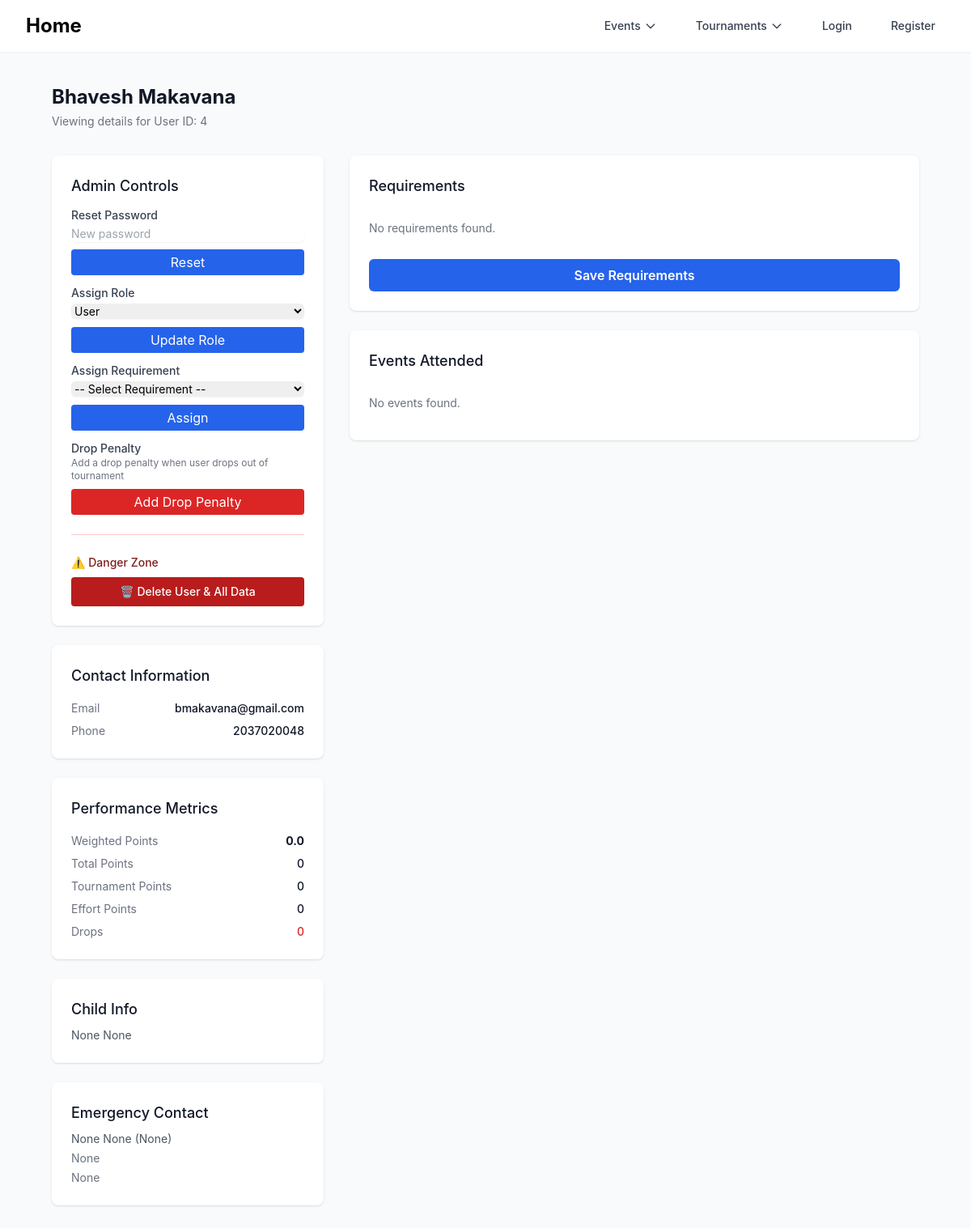
The app's page /admin/user/4 with its own data.
### mason_snd/models/auth.py (models this page shows)
class User(db.Model):
    id = db.Column(db.Integer, primary_key=True)
    first_name = db.Column(db.String(50), nullable=False)
    last_name = db.Column(db.String(50), nullable=False)
    email = db.Column(db.String(50), nullable=True)
    password = db.Column(db.String(500), nullable=True)
    phone_number = db.Column(db.String(50), nullable=True)
    is_parent = db.Column(db.Boolean, default=False)
    role = db.Column(db.Integer, default=0)
    judging_reqs = db.Column(db.String(5000), nullable=True)
    emergency_contact_first_name = db.Column(db.String(50), nullable=True)
    emergency_contact_last_name = db.Column(db.String(50), nullable=True)
    emergency_contact_number = db.Column(db.String(50), nullable=True)
    emergency_contact_relationship = db.Column(db.String(50), nullable=True)
    emergency_contact_email = db.Column(db.String(50), nullable=True)
    child_first_name = db.Column(db.String(50), nullable=True)
    child_last_name = db.Column(db.String(50), nullable=True)
    points = db.Column(db.Integer, default=0)
    drops = db.Column(db.Integer, default=0)
    bids = db.Column(db.Integer, default=0)
    tournaments_attended_number = db.Column(db.Integer, default=0)
    @property
    def tournament_points(self):
        from mason_snd.models.tournaments import Tournament_Performance
        performances = Tournament_Performance.query.filter_by(user_id=self.id).all()
        return sum([p.points or 0 for p in performances])
    @property
    def effort_points(self):
        from mason_snd.models.events import Effort_Score
        scores = Effort_Score.query.filter_by(user_id=self.id).all()
        return sum([s.score or 0 for s in scores])
    account_claimed = db.Column(db.Boolean, default=False)

### mason_snd/blueprints/admin/admin.py (the view, shortened to what this page needs)
@admin_bp.route('/user/<int:user_id>', methods=['GET', 'POST'])
@prevent_race_condition('admin_user_detail', min_interval=1.0, redirect_on_duplicate=lambda uid, form: redirect(url_for('admin.search')))
def user_detail(user_id):
    user = User.query.get_or_404(user_id)
    user_events = User_Event.query.filter_by(user_id=user_id).all()
    events = [Event.query.get(ue.event_id) for ue in user_events]
    tournament_points = user.tournament_points or 0
    effort_points = user.effort_points or 0
    total_points = tournament_points + effort_points
    settings = MetricsSettings.query.first()
    if not settings:
        tournament_weight, effort_weight = 0.7, 0.3
    else:
        tournament_weight, effort_weight = settings.tournament_weight, settings.effort_weight
    weighted_points = round(tournament_points * tournament_weight + effort_points * effort_weight, 2)
    if user.is_parent:
        child_info = {
            'first_name': user.child_first_name,
            'last_name': user.child_last_name
        }
    else:
        child_info = None
    emergency_contact = {
        'first_name': user.emergency_contact_first_name,
        'last_name': user.emergency_contact_last_name,
        'number': user.emergency_contact_number,
        'relationship': user.emergency_contact_relationship,
        'email': user.emergency_contact_email
    }
    requirements = User_Requirements.query.filter_by(user_id=user_id).all()
    all_requirements = Requirements.query.filter_by(active=True).all()
    return render_template(
        'admin/user_detail.html',
        user=user,
        events=events,
        tournament_points=tournament_points,
        effort_points=effort_points,
        total_points=total_points,
        weighted_points=weighted_points,
        emergency_contact=emergency_contact,
        child_info=child_info,
        requirements=requirements,
        all_requirements=all_requirements
    )

### mason_snd/utils/race_protection.py (called while the page is built, shortened)
def prevent_race_condition(form_type, min_interval=1.0, use_form_hash=True, redirect_on_duplicate=None):
    def decorator(func):
        @wraps(func)
        def wrapper(*args, **kwargs):
            if request.method != 'POST':
                return func(*args, **kwargs)
        return wrapper
    return decorator

### mason_snd/templates/admin/user_detail.html (shortened to what this page needs)
{% extends "admin/base.html" %}
{% block content %}
<div class="px-4 sm:px-6 lg:px-8">
    <div>
        <h1 class="text-2xl font-bold text-gray-900 capitalize">{{ user.first_name }} {{ user.last_name }}</h1>
        <p class="mt-1 text-sm text-gray-500">Viewing details for User ID: {{ user.id }}</p>
    </div>
    <div class="mt-8 grid grid-cols-1 lg:grid-cols-3 gap-8">
        <div class="lg:col-span-1 space-y-6">
            <div class="bg-white shadow rounded-lg p-6">
                <h3 class="text-lg font-medium text-gray-900 mb-2">Admin Controls</h3>
                <form method="post" action="{{ url_for('admin.user_detail', user_id=user.id) }}" class="space-y-3">
                    <div>
                        <label class="block text-sm font-medium text-gray-700">Reset Password</label>
                        <input type="password" name="new_password" placeholder="New password" class="w-full rounded-md border-gray-300 shadow-sm focus:border-blue-500 focus:ring-blue-500 sm:text-sm">
                        <button type="submit" name="action" value="reset_password" class="mt-2 w-full py-1 px-2 bg-blue-600 text-white rounded hover:bg-blue-700">Reset</button>
                    </div>
                    <div>
                        <label class="block text-sm font-medium text-gray-700">Assign Role</label>
                        <select name="role" class="w-full rounded-md border-gray-300 shadow-sm focus:border-blue-500 focus:ring-blue-500 sm:text-sm">
                            <option value="0" {% if user.role == 0 %}selected{% endif %}>User</option>
                        </select>
                        <button type="submit" name="action" value="assign_role" class="mt-2 w-full py-1 px-2 bg-blue-600 text-white rounded hover:bg-blue-700">Update Role</button>
                    </div>
                    <div>
                        <label class="block text-sm font-medium text-gray-700">Assign Requirement</label>
                        <select name="assign_requirement_id" class="w-full rounded-md border-gray-300 shadow-sm focus:border-blue-500 focus:ring-blue-500 sm:text-sm">
                            <option value="">-- Select Requirement --</option>
                        </select>
                        <button type="submit" name="action" value="assign_requirement" class="mt-2 w-full py-1 px-2 bg-blue-600 text-white rounded hover:bg-blue-700">Assign</button>
                    </div>
                    <div>
                        <label class="block text-sm font-medium text-gray-700">Drop Penalty</label>
                        <p class="text-xs text-gray-500 mb-2">Add a drop penalty when user drops out of tournament</p>
                        <button type="submit" name="action" value="add_drop" class="w-full py-1 px-2 bg-red-600 text-white rounded hover:bg-red-700" onclick="return confirm('Are you sure you want to add a drop penalty to this user? This will increase their drops count by 1.')">Add Drop Penalty</button>
                    </div>
                </form>
                <div class="mt-6 pt-6 border-t border-red-200">
                    <h4 class="text-sm font-medium text-red-900 mb-2">⚠️ Danger Zone</h4>
                    <form method="POST" action="{{ url_for('admin.delete_single_user', user_id=user.id) }}"
                          onsubmit="return confirm('⚠️ WARNING ⚠️\n\nThis will permanently delete {{ user.first_name }} {{ user.last_name }} and ALL their related data including:\n- Tournament signups and performances\n- Judge assignments and partnerships\n- Roster entries and form responses\n- ALL related records\n\nThis action CANNOT be undone.\n\nType the user\'s full name to confirm: {{ user.first_name }} {{ user.last_name }}') && prompt('Type the user\'s full name to confirm:') === '{{ user.first_name }} {{ user.last_name }}'">
                        <button type="submit"
                                class="w-full py-2 px-4 bg-red-700 hover:bg-red-800 text-white text-sm rounded font-medium">
                            🗑️ Delete User & All Data
                        </button>
                    </form>
                </div>
            </div>
            <div class="bg-white shadow rounded-lg p-6">
                <h3 class="text-lg font-medium text-gray-900">Contact Information</h3>
                <dl class="mt-4 space-y-2 text-sm">
                    <div class="flex justify-between">
                        <dt class="text-gray-500">Email</dt>
                        <dd class="text-gray-900 font-medium">{{ user.email }}</dd>
                    </div>
                    <div class="flex justify-between">
                        <dt class="text-gray-500">Phone</dt>
                        <dd class="text-gray-900 font-medium">{{ user.phone_number }}</dd>
                    </div>
                </dl>
            </div>
            <div class="bg-white shadow rounded-lg p-6">
                <h3 class="text-lg font-medium text-gray-900">Performance Metrics</h3>
                 <dl class="mt-4 space-y-2 text-sm">
                    <div class="flex justify-between">
                        <dt class="text-gray-500">Weighted Points</dt>
                        <dd class="text-gray-900 font-bold text-[color:var(--color-primary-600)]">{{ weighted_points | round(2) }}</dd>
                    </div>
                    <div class="flex justify-between">
                        <dt class="text-gray-500">Total Points</dt>
                        <dd class="text-gray-900 font-medium">{{ total_points }}</dd>
                    </div>
                    <div class="flex justify-between">
                        <dt class="text-gray-500">Tournament Points</dt>
                        <dd class="text-gray-900 font-medium">{{ tournament_points }}</dd>
                    </div>
                     <div class="flex justify-between">
                        <dt class="text-gray-500">Effort Points</dt>
                        <dd class="text-gray-900 font-medium">{{ effort_points }}</dd>
                    </div>
                    <div class="flex justify-between">
                        <dt class="text-gray-500">Drops</dt>
                        <dd class="text-gray-900 font-medium text-red-600">{{ user.drops }}</dd>
                    </div>
                </dl>
            </div>
            {% if user.is_parent and child_info %}
            <div class="bg-white shadow rounded-lg p-6">
                <h3 class="text-lg font-medium text-gray-900">Child Info</h3>
                <p class="mt-2 text-sm text-gray-600 capitalize">{{ child_info.first_name }} {{ child_info.last_name }}</p>
            </div>
            {% endif %}
            {% if emergency_contact %}
            <div class="bg-white shadow rounded-lg p-6">
                <h3 class="text-lg font-medium text-gray-900">Emergency Contact</h3>
                <p class="mt-2 text-sm text-gray-600 capitalize">{{ emergency_contact.first_name }} {{ emergency_contact.last_name }} ({{ emergency_contact.relationship }})</p>
                <p class="mt-1 text-sm text-gray-500">{{ emergency_contact.email }}</p>
                <p class="mt-1 text-sm text-gray-500">{{ emergency_contact.number }}</p>
            </div>
            {% endif %}
        </div>
        <div class="lg:col-span-2 space-y-6">
            <div class="bg-white shadow rounded-lg p-6">
                <h3 class="text-lg font-medium text-gray-900">Requirements</h3>
                <form method="post" action="{{ url_for('admin.user_detail', user_id=user.id) }}">
                    <ul role="list" class="mt-4 divide-y divide-gray-200">
                        {% for req in requirements %}
                        <li class="py-3 flex items-center justify-between">
                            <div>
                                <label class="text-sm font-medium text-gray-900">
                                    <input type="checkbox" name="requirement_{{ req.id }}" {% if req.complete %}checked{% endif %}>
                                    {{ req.requirement.body }}
                                </label>
                                {% if req.deadline %}<p class="text-xs text-gray-500">Deadline: {{ req.deadline.strftime('%Y-%m-%d') }}</p>{% endif %}
                            </div>
                            {% if req.complete %}
                            <span class="inline-flex items-center px-2.5 py-0.5 rounded-full text-xs font-medium bg-green-100 text-green-800">Complete</span>
                            {% else %}
                            <span class="inline-flex items-center px-2.5 py-0.5 rounded-full text-xs font-medium bg-red-100 text-red-800">Incomplete</span>
                            {% endif %}
                        </li>
                        {% else %}
                        <li class="py-3 text-sm text-gray-500">No requirements found.</li>
                        {% endfor %}
                    </ul>
                    <button type="submit" class="mt-4 w-full py-2 px-4 bg-blue-600 text-white font-semibold rounded-md hover:bg-blue-700">Save Requirements</button>
                </form>
            </div>
             <div class="bg-white shadow rounded-lg p-6">
                <h3 class="text-lg font-medium text-gray-900">Events Attended</h3>
                 <ul role="list" class="mt-4 divide-y divide-gray-200">
                    {% for event in events %}
                    <li class="py-3 text-sm font-medium text-gray-700">{{ event.event_name }}</li>
                    {% else %}
                    <li class="py-3 text-sm text-gray-500">No events found.</li>
                    {% endfor %}
                </ul>
            </div>
        </div>
    </div>
</div>
{% endblock %}

### mason_snd/templates/admin/base.html (style rules this page uses)
body { font-family: 'Inter', sans-serif; }

### records on screen
User: first_name "Bhavesh", last_name "Makavana", id "4", role "User", email "bmakavana@gmail.com", phone_number "2037020048", drops "0"

### other values on screen
{{ weighted_points | round(2) }} "0.0"
{{ total_points }} "0"
{{ tournament_points }} "0"
{{ effort_points }} "0"
{{ child_info.first_name }} "None"
{{ child_info.last_name }} "None"
{{ emergency_contact.first_name }} "None"
{{ emergency_contact.last_name }} "None"
{{ emergency_contact.relationship }} "None"
{{ emergency_contact.email }} "None"
{{ emergency_contact.number }} "None"
